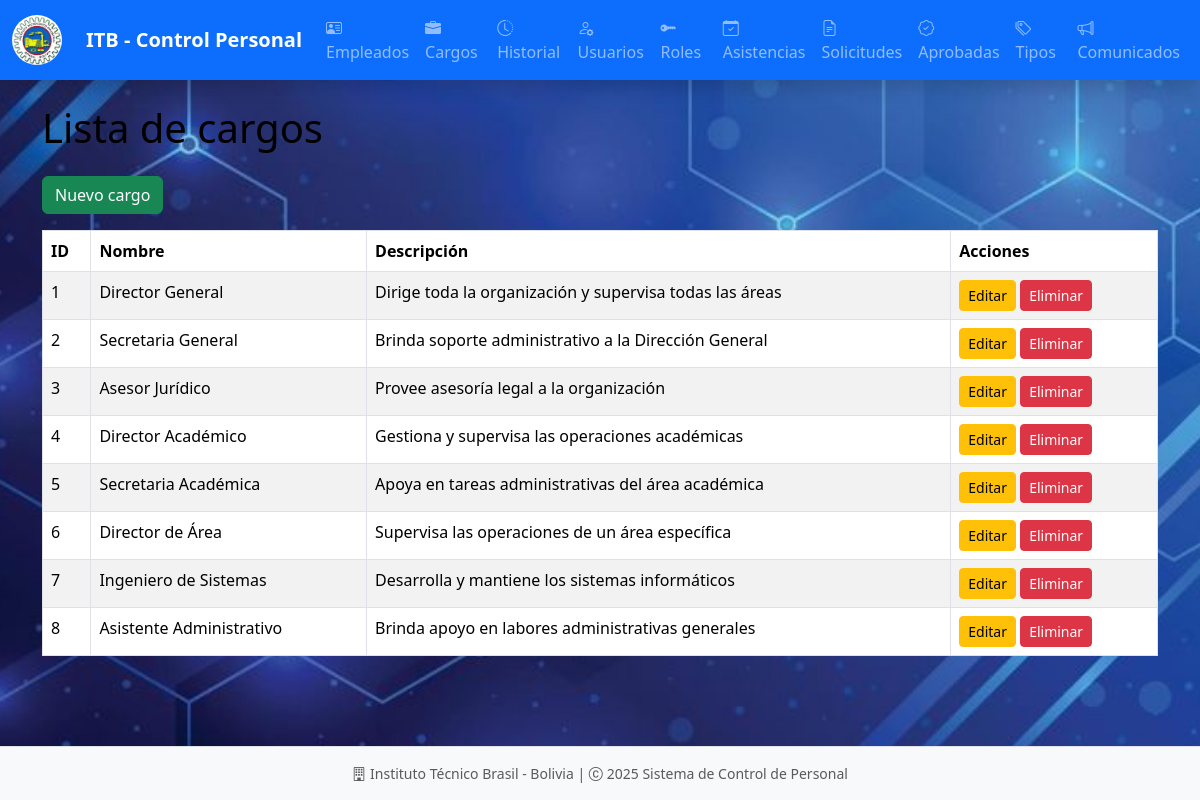
Page /cargos/ on the earlier database version.
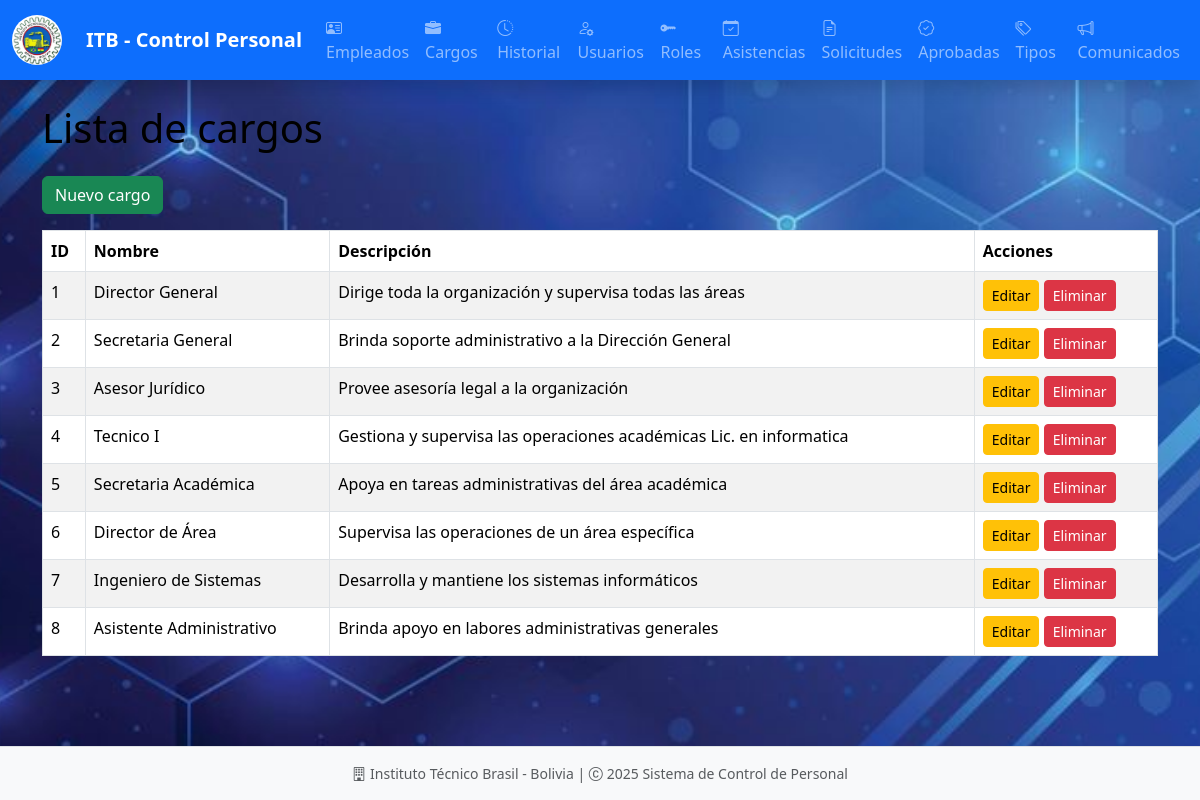
Same page on the later database version.
### models/cargo_model.py (models this page shows, shortened)
class Cargo(db.Model):
    __tablename__ = "cargos"
    id = db.Column(db.Integer, primary_key=True)
    cargo = db.Column(db.String(80), nullable=False)
    descripcion = db.Column(db.Text)
    empleados = db.relationship('Empleado', back_populates='cargo')
    @staticmethod
    def get_all():
        return Cargo.query.all()

### controllers/cargo_controller.py (the view)
@cargo_bp.route('/')
def index():
    cargos = Cargo.get_all()
    return cargo_view.list(cargos)

### run.py (called while the page is built)
@app.context_processor
def inject_active_path():
    def is_active(path):
        return 'active' if request.path == path else ''
    return(dict(is_active = is_active))

### views/cargo_view.py (called while the page is built)
def list(cargos):
    return render_template("admin/cargos/index.html", cargos=cargos)

### templates/admin/cargos/index.html (shortened to what this page needs)
{% extends 'admin/base.html' %}
{% block content %}
<h1 class="mb-4">Lista de cargos</h1>
<a href="{{ url_for('cargo.create') }}" class="btn btn-success mb-3">Nuevo cargo</a>
<table class="table table-striped table-bordered table-hover">
    <thead class="thead-dark">
        <tr>
            <th>ID</th>
            <th>Nombre</th>
            <th>Descripción</th>
            <th>Acciones</th>
        </tr>
    </thead>
    <tbody>
        {% for item in cargos %}
        <tr>
            <td>{{ item.id }}</td>
            <td>{{ item.cargo }}</td>
            <td>{{ item.descripcion }}</td>
            <td>
                <a href="{{ url_for('cargo.edit', id=item.id) }}" class="btn btn-warning btn-sm">Editar</a>
                <a href="{{ url_for('cargo.delete', id=item.id) }}" class="btn btn-danger btn-sm ml-2">Eliminar</a>
            </td>
        </tr>
        {% endfor %}
    </tbody>
</table>
{% endblock %}

Differences in the rows shown:
changed Cargo id 4: cargo "Director Académico" → "Tecnico I"; descripcion "Gestiona y supervisa las operaciones académicas" → "Gestiona y supervisa las operaciones académicas Lic. en informatica"
